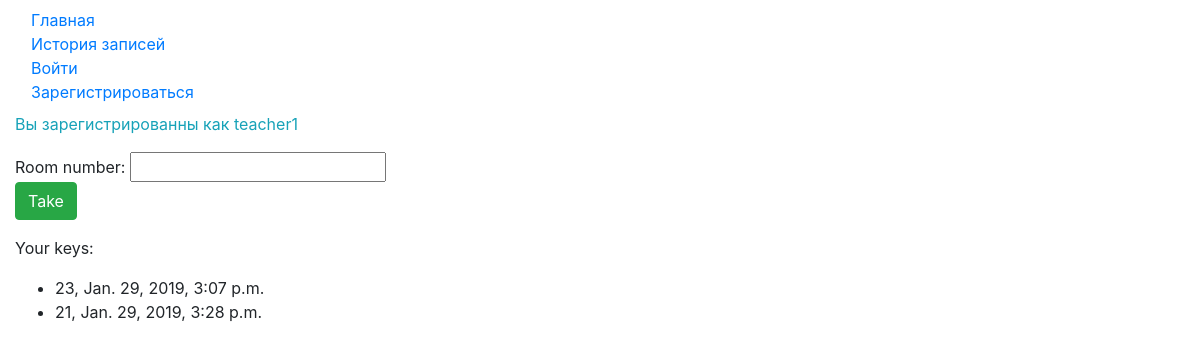
Page /keeper/ (signed in) on the earlier database version.
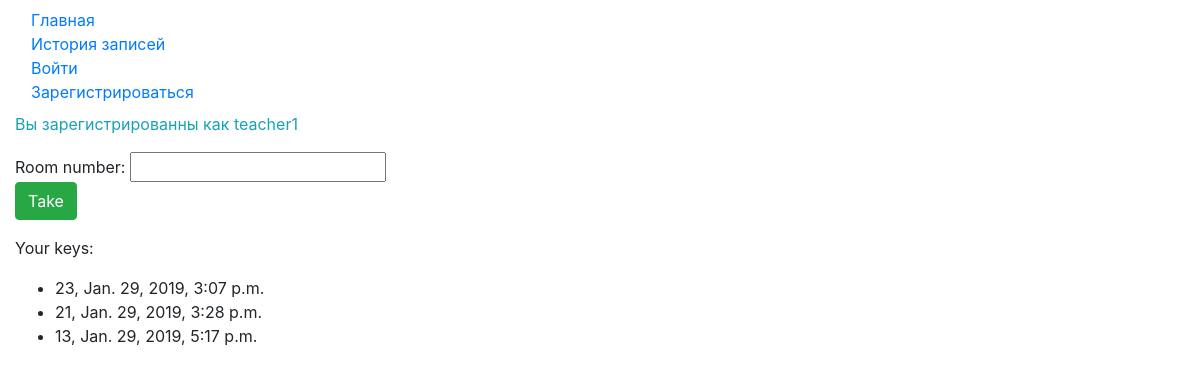
Same page on the later database version.
### keeper/models.py (models this page shows, shortened)
class History(models.Model):
    key = models.IntegerField()
    time_cr = models.DateTimeField(default=timezone.now)
    user_id = models.ForeignKey(User, on_delete=models.CASCADE)
    active = models.BooleanField(default=True)

### keeper/views.py (the view)
# urls.py: path('', views.index, name='index'),
def index(request):
    context = {}
    if request.method == 'POST':
        f = TakeKeyForm(request.POST)
        if f.is_valid():
            if request.user.is_authenticated:
                hist = History(key=f.data['key_num'], time_cr=timezone.now(), user_id=request.user)
                hist.save()
                context['message'] = 'You got a key!'
            else:
                context['message'] = 'Log in first!'
    else:
        f = TakeKeyForm()
    key_list = History.objects.filter(user_id=request.user, active=True)
    context['key_list'] = key_list
    context['form'] = f
    context['user_id'] = request.user
    return render(request, 'index.html', context)

### keeper/forms.py
class TakeKeyForm(forms.Form):
    key_num = forms.IntegerField(label='Room number:', max_value=1000, required=True)

### keeper/templates/index.html (shortened to what this page needs)
<!DOCTYPE html>
<html lang="en">
<head>
    <link rel="stylesheet" href="https://stackpath.bootstrapcdn.com/bootstrap/4.2.1/css/bootstrap.min.css">
</head>
<body>
    {% include "includes/nav_bar.html" %}
    <div class="container-fluid">
        <p class="text-info">Вы зарегистрированны как {{ user_id }}</p>
        <form method="POST">
            {{ form.key_num.label }} {{ form.key_num }}
            <br>
            <input type="submit" value="Take" class="btn btn-success">
        </form>
        {% if key_list %}
            <p>Your keys:</p>
            <ul>
            {% for elem in key_list %}
                <li>{{ elem.key }}, {{ elem.time_cr }} </li>
            {% endfor %}
            </ul>
        {% else %}
            <p>You have no keys</p>
        {% endif %}
    </div>
</body>
</html>

Differences in the rows shown:
added History: key "13", time_cr "Jan. 29, 2019, 5:17 p.m."
